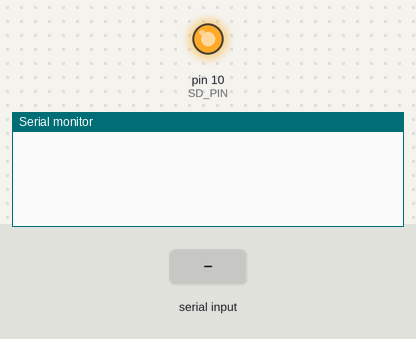
Simulated run of this sketch. Board: Arduino Pro Mini, built with avr-gcc and run on an emulated ATmega328P. On the bench: output pins drawn as LEDs (lit = HIGH), the last lines printed to the serial monitor. Inputs (shaded band) come from the test bench. The local clock reads 2024-03-15 10:24:30 at power-on unless the sketch sets it; storage starts empty.

Above: at 1.2 s.
1.3 s: "d," received over Serial
At 3.2 s:
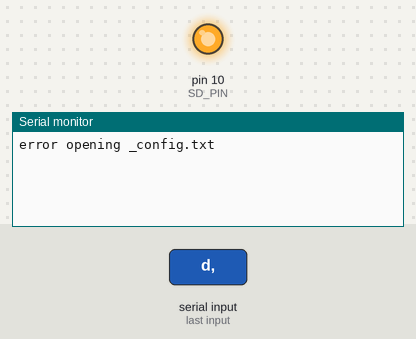
3.5 s: "d," received over the second serial link
At 4.8 s:
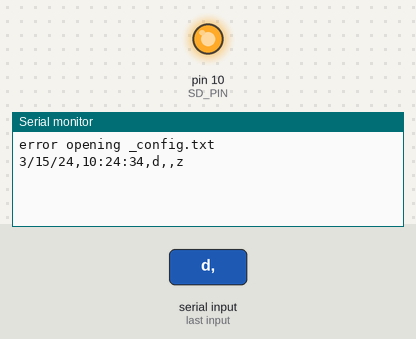

Measured:
- after the input at 1.3 s, the serial monitor: prints a new line after 0.73 s (image 1)
- after the input at 3.5 s, the serial monitor: prints a new line after 1.0 s (image 2)

The sketch:

AboveWater.ino
```cpp
#include <SparkFunDS3234RTC.h>
#include <SoftwareSerial.h>
#include <SPI.h>
#include <SD.h>

#define RTC_PIN 8
#define SD_PIN 10
SoftwareSerial BelowWaterSerial = SoftwareSerial(2, 3);


struct configs {
  int number;
  String values;
  String file;
  String date;
  String time;
};


struct configs setConfigVariables(){
  /* Creates a new configuration object to hold all necessary information

  First we open the _config.txt file on the SD card. The number of readings
  we want the BelowWater Arduino to average is collected. Then we store the
  line of CSV configuration data from the file.
  */

  struct configs currentConfigs;
  File configFile = SD.open("_config.txt");
  if (configFile) {
    while (configFile.available()) {
      currentConfigs.number = (configFile.readStringUntil(',')).toInt();
      String configVariables = configFile.readStringUntil('\n');
      configVariables.trim();
      currentConfigs.values = configVariables;
      break;
    }
    configFile.close();
  } else {
    Serial.println("error opening _config.txt");
  }
  return currentConfigs;
}

void askForTemperature(int numberOfReadings){
  // Send the message to the BelowWater Arduino asking for the temperature

  Serial.flush();
  BelowWaterSerial.print('t');
  BelowWaterSerial.print(numberOfReadings);
  BelowWaterSerial.print('z');
  delay(500);
}

String watchForTemperatureResults(){
  // Look for results over serial waiting for the character indicating EOM

  String results;
  while (results.length() <= 0){
    results = BelowWaterSerial.readStringUntil((char)00);
  }
  return results;
}

String createDataString(String data, struct configs* configuration){
  /* Creates the latter portion of the string to be sent to the Huzzah

  We gather the current time, and construct a CSV string that is appended to
  the configuration, which includes date, time, and temperature.
  */
  getDateAndTime(configuration);
  String dataString = configuration->date + "," + configuration->time + "," + data + ",";
  return dataString;
}

void getDateAndTime(struct configs* configuration) {
  /* Gets the current datetime from the DeadOn and formats it appropriately

  This function is passed a reference to our configuration object. We start by updating
  the RTC's registers so that they reflect the proper time. Then we create a file name
  and two representative strings for later use.

  Setting the time on the DeadOn is required prior if we want the returned string to
  represent the correct values.
  */

  rtc.update();
  String fileName = (String(rtc.month()) + "_" + String(rtc.year()) + ".txt");
  String date = (String(rtc.month()) + "/" + String(rtc.date()) + "/" + String(rtc.year()));
  String time =  (String(rtc.hour()) + ":" + String(rtc.minute()) + ":" + String(rtc.second()));
  configuration->file = fileName;
  configuration->date = date;
  configuration->time = time;
}

void sendDataToClient(String data, String configVariables){
  // Sends the generated CSV line to the Huzzah

  Serial.print(configVariables);
  Serial.print(data);
  Serial.print('z');
}

void writeDataToDisk(String fileName, String dataString){
  /* Opens the appropriate file on the SD card and writes the temperature

  Using the file name we generated in the getDateAndTime function we simply
  try to open it and write a line of data if we were successful. A new file
  is used each month.
  */
  File dataFile = SD.open(fileName, FILE_WRITE);
  if (dataFile) {
    dataFile.println(dataString);
    dataFile.close();
  } else {
    Serial.print("error opening " + fileName);
  }
}

void setup() {
  Serial.begin(115200);
  BelowWaterSerial.begin(9600);
  SPI.begin();
  rtc.begin(RTC_PIN);
  while (!SD.begin(SD_PIN)) {
    Serial.println("Card failed, or not present");
  }
}

void loop() {
  /* Asks the BelowWater Arduino for the temperature when prompted.

  The AboveWater Arduino continuously waits for serial input from the Huzzah ESP8266.
  If it sees the character 'd' it gathers configuration variables from the SD card and
  asks the BelowWater Arduino for the temperature.

  Then it gets the date and time from the DeadOn RTC, writes the current temperature value
  to the SD card, and sends the gathered data (including the new temperature) to the Huzzah.
  */
while(!Serial.available()){
   delay(1000);
}
if ((char)Serial.read() == 'd') {
  struct configs configuration = setConfigVariables();
  askForTemperature(configuration.number);
  String temperature = watchForTemperatureResults();
  String data = createDataString(temperature, &configuration);
  writeDataToDisk(configuration.file, data);
  sendDataToClient(data, configuration.values);
}
}
```
